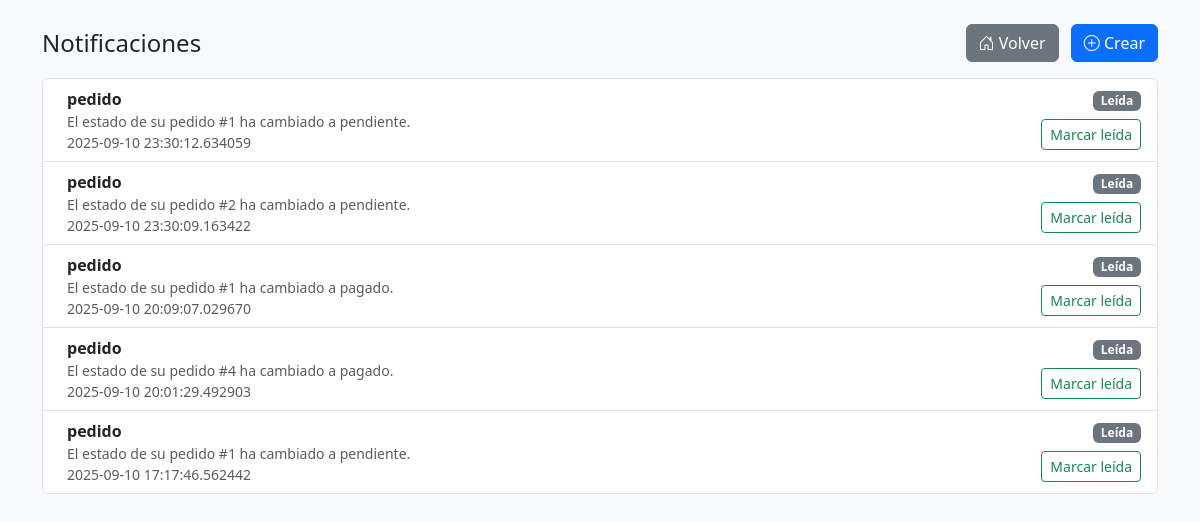
The page /notificaciones/ (signed in) on the database as committed earlier.
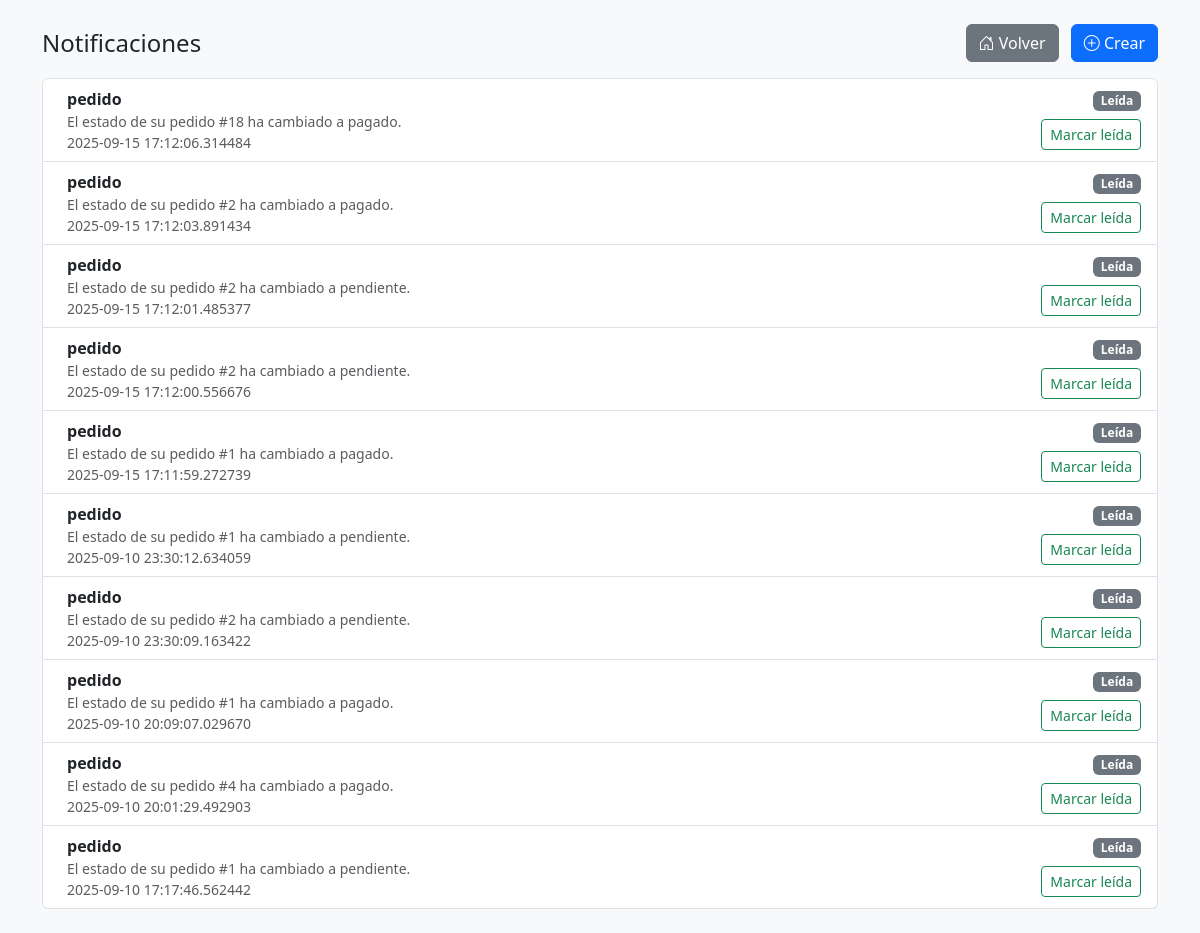
The same page on the database as committed later.
### app/models/users.py (models this page shows)
class Notificacion(db.Model):
    __tablename__ = 'notificacion'
    idnotificacion = db.Column(db.Integer, primary_key=True)
    usuario_idusuario = db.Column(db.Integer, db.ForeignKey('usuario.idusuario'))
    tipo = db.Column(db.Enum('reparacion', 'pedido'))
    mensaje = db.Column(db.Text(500))
    leida = db.Column(db.Boolean, default=False)
    fecha_envio = db.Column(db.DateTime)

### app/routes/notificaciones.py (the view)
@bp.route('/')
@login_required
def notificaciones():
    if getattr(current_user, 'rol', None) == 'admin':
        notis = Notificacion.query.order_by(Notificacion.fecha_envio.desc()).all()
    else:
        notis = Notificacion.query.filter_by(usuario_idusuario=current_user.idusuario).order_by(Notificacion.fecha_envio.desc()).all()
    return render_template('notificaciones.html', notificaciones=notis)

### app/models/users.py (called while the page is built)
    @property
    def is_authenticated(self):
        return True

### app/templates/notificaciones.html (shortened to what this page needs)
<!DOCTYPE html>
<html lang="es">
<head>
    <link href="https://cdn.jsdelivr.net/npm/bootstrap@5.3.0/dist/css/bootstrap.min.css" rel="stylesheet">
    <link rel="stylesheet" href="https://cdn.jsdelivr.net/npm/bootstrap-icons@1.10.5/font/bootstrap-icons.css">
</head>
<body class="bg-light">
    <div class="container py-4">
        <div class="d-flex justify-content-between align-items-center mb-3">
            <h1 class="h4 mb-0">Notificaciones</h1>
            <div>
                <a class="btn btn-secondary me-2" href="{{ url_for('auth.dashboard') }}"><i class="bi bi-house-door"></i> Volver</a>
                {% if current_user.is_authenticated and current_user.rol == 'admin' %}
                <a class="btn btn-primary" href="{{ url_for('notificaciones.nueva_notificacion') }}"><i class="bi bi-plus-circle"></i> Crear</a>
                {% endif %}
            </div>
        </div>
        <div class="list-group">
            {% for notificacion in notificaciones %}
                <div class="list-group-item d-flex justify-content-between align-items-start {% if not notificacion.leida %}list-group-item-warning{% endif %}">
                    <div class="ms-2 me-auto">
                        <div class="fw-bold">{{ notificacion.tipo or 'Notificación' }}</div>
                        <div class="small text-muted">{{ notificacion.mensaje }}</div>
                        <div class="small text-muted">{{ notificacion.fecha_envio }}</div>
                    </div>
                    <div class="text-end">
                        {% if not notificacion.leida %}
                            <span class="badge bg-danger">Nuevo</span>
                        {% else %}
                            <span class="badge bg-secondary">Leída</span>
                        {% endif %}
                        <div class="mt-2">
                            <button class="btn btn-sm btn-outline-success marcar-leida" data-id="{{ notificacion.idnotificacion }}">Marcar leída</button>
                        </div>
                    </div>
                </div>
            {% else %}
                <div class="list-group-item text-center text-muted">No hay notificaciones.</div>
            {% endfor %}
        </div>
    </div>
</body>
</html>

Rows that differ between the two databases and show on the page:
added Notificacion: tipo "pedido", mensaje "El estado de su pedido #18 ha cambiado a pagado.", fecha_envio "2025-09-15 17:12:06.314484", leida "Leída"
added Notificacion: tipo "pedido", mensaje "El estado de su pedido #2 ha cambiado a pagado.", fecha_envio "2025-09-15 17:12:03.891434", leida "Leída"
added Notificacion: tipo "pedido", mensaje "El estado de su pedido #2 ha cambiado a pendiente.", fecha_envio "2025-09-15 17:12:01.485377", leida "Leída"
added Notificacion: tipo "pedido", mensaje "El estado de su pedido #2 ha cambiado a pendiente.", fecha_envio "2025-09-15 17:12:00.556676", leida "Leída"
added Notificacion: tipo "pedido", mensaje "El estado de su pedido #1 ha cambiado a pagado.", fecha_envio "2025-09-15 17:11:59.272739", leida "Leída"
